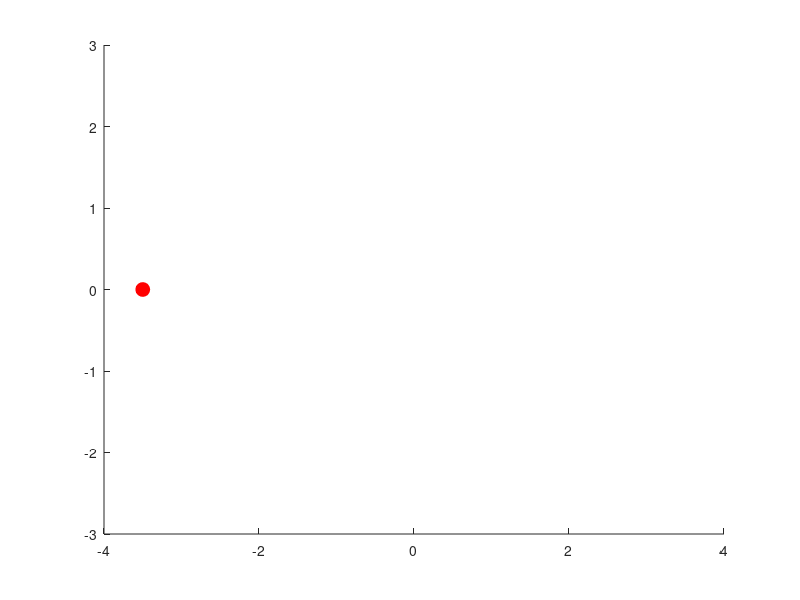

Write the MATLAB code that produced this figure. (Note: this script raises an error after producing the figure.)

function deCasteljouDragAndDrop

clc;
clear;
clf;

%global variables
dragging = [];
orPos = [];
tag_CPobj_map = containers.Map()
CP_obj = []; %collection of control point objects

CP = [-3.5 -3 -2 -1 0 1 3 3.5;
      0    2   1 -1 1 2 2.5 1];


f = figure(1);
set(f,'units','normalized')
set(gcf,'color','w');
set(f, 'Position', [0 0 100 100])

ax = axes('xlim',[-4 4],'ylim',[-3 3]);

hold on;
%
for i = 1:size(CP,2)
    
    %plot current graphic control point
    pi = plot(CP(1,i), CP(2,i), 'or','MarkerSize',10,'MarkerFaceColor','r');
    
    %add handler to graphic control point
    set(pi,'ButtonDownFcn',@dragObjectMOD);
    
    %add unique control point id as tag to graphic control point
    id = ['p' num2str(i)];
    tagm(pi, id);
    
    %instantiation of control point object using ID and pi-graphic cp
    if(i == 1)
        cpi = controlPoint(id, pi, -1, 1);
    else
        cpi = controlPoint(id, pi, CP_obj(i-1), 1);
    end
    
    %association of unique id-tag-graphic to object control point
    tag_CPobj_map(id) = cpi;
    
    %add control point object to obejct list
    CP_obj = [CP_obj cpi];
end

%plot associate curve
[X, plotCurve] = CAGDRoutine.plotCurve_equiT(1,CP,400,1,'k',3);

hold off;

%------------------ manual link handlers to plot object

% hold on
% 
% p1 = plot(-3,-1,'or');
% set(p1,'ButtonDownFcn',@dragObjectMOD);
% tagm(p1,'p1');
% cp1 = controlPoint('p1', p1,-1,1);
% tag_CPobj_map('p1') = cp1;
% 
% 
% p2 = plot(0,-2,'or');
% set(p2,'ButtonDownFcn',@dragObjectMOD);
% tagm(p2,'p2');
% cp2 = controlPoint('p2', p2, cp1, 1);
% tag_CPobj_map('p2') = cp2;
% 
% 
% p3 = plot(2,1,'or');
% set(p3,'ButtonDownFcn',@dragObjectMOD);
% tagm(p3,'p3');
% cp3 = controlPoint('p3', p3,cp2,1);
% tag_CPobj_map('p3') = cp3;
% 
% hold off;

%--------------------------------------------


%Link handler to figure
set(f,'WindowButtonUpFcn', @dropObjectMOD);
set(f,'WindowButtonMotionFcn',{@moveObjectMOD,ax});

axis equal

%grain settings
grid on
set(gca,'Xtick',-1000:1:1000) %grid grain
set(gca,'Ytick',-1000:1:1000) %grid grain

% set(gca,'Xtick',XGridLowBound:XGridStep:XGridUppBound);
% set(gca,'Ytick',YGridLowBound:YGridStep:YGridUppBound);

set(gca,'XMinorTick','on')
grid minor

% axis([-4 4 -3 3]);
axis([min(CP(1,:))-3 max(CP(1,:))+3 min(CP(2,:))-1 max(CP(2,:))+1 ]);



    function dragObjectMOD(varargin)
        dragging = varargin{1};
        orPos = get(gcf,'CurrentPoint');
    end

    function moveObjectMOD(varargin)
        
        if ~isempty(dragging)
            
            % Serves as the buttondownfcn for the axes.
            objFigure = varargin{1};  % Get the structure.
            cooNORM = get(objFigure, 'currentpoint'); % Get the position of the mouse.
            
            objAxis = varargin{3};
            cooAXIS = get(objAxis, 'currentpoint'); % Get the position of the mouse.
            
            %set new position for current control point
            currentPoint = dragging;%varargin{4};
            set(currentPoint,'XData',cooAXIS(1,1));
            set(currentPoint,'YData',cooAXIS(1,2));
            
            %-------------set new position for curreng leg-----------------
            %tramite la map prendo il riferimento all'oggetto control point
            tagcp = get(currentPoint,'Tag');
            objCP = tag_CPobj_map(tagcp);
            left_leg = objCP.left_leg;
            right_leg = objCP.right_leg;
            if(isa(left_leg,'matlab.graphics.chart.primitive.Line'))
                
                xData = get(left_leg,'XData');
                xData(2) = cooAXIS(1,1);
                set(left_leg,'XData', xData);
                
                yData = get(left_leg,'YData');
                yData(2) = cooAXIS(1,2);
                set(left_leg,'YData', yData);
                
            end
            if(isa(right_leg,'matlab.graphics.chart.primitive.Line'))
                
                xData = get(right_leg,'XData');
                xData(1) = cooAXIS(1,1);
                set(right_leg,'XData', xData);
                
                yData = get(right_leg,'YData');
                yData(1) = cooAXIS(1,2);
                set(right_leg,'YData', yData);
            end
            
            %--------------------------------------------------------------
            
            %------------- draw new curve light sketch --------------------
            %retrieve all XYCoos of control points by objects ref
            newCP = [];
            for cp = CP_obj
                cpID = cp.id;
                [x, y] = cp.getCurrentCoo();
                disp([cpID ' ' num2str(x) ' ' num2str(y)]);
                
                newCP = [newCP [x;y]];
            end
            
            %retrive new X points without plot curve but using the exist one
            [X, nothing] = CAGDRoutine.plotCurve_equiT(0, newCP, 50, 1, '--r', 0.3);
            %update coordinate for existing curve
            set(plotCurve,'XData',X(1,:));
            set(plotCurve,'YData',X(2,:));
            %set visual option
            set(plotCurve,'LineWidth', 0.3);
            set(plotCurve,'Color', [0.5 0.5 0.5]);
            set(plotCurve,'LineStyle', '--');
            
            %--------------------------------------------------------------
            
            axis([min(newCP(1,:))-3 max(newCP(1,:))+3 min(newCP(2,:))-1 max(newCP(2,:))+1 ]);
            %axis([-4 4 -3 3]);


            
        end
    end

    function dropObjectMOD(hObject,eventdata)
        if ~isempty(dragging)
            %             newPos = get(gcf,'CurrentPoint');
            %             posDiff = newPos - orPos;
            %             set(dragging,'Position',get(dragging,'Position') + [posDiff(1:2) 0 0]);
            
            %remove reference for dragging control point
            dragging = [];
            
            %------------- plot stable curve on controlPoint drop ---------
            %retrieve all XYCoos of control points by objects ref
            newCP = [];
            for cp = CP_obj
                cpID = cp.id;
                [x, y] = cp.getCurrentCoo();
                disp([cpID ' ' num2str(x) ' ' num2str(y)]);
                
                newCP = [newCP [x;y]];
            end
            
            %retrive new X points without plot curve but using the exist one
            [X, nothing] = CAGDRoutine.plotCurve_equiT(0, newCP, 400, 1, 'k', 3);
            %update coordinate for existing curve
            set(plotCurve,'XData',X(1,:));
            set(plotCurve,'YData',X(2,:));
            %set visual option
            set(plotCurve,'LineWidth', 3);
            set(plotCurve,'Color', 'k');
            set(plotCurve,'LineStyle', '-');
            
            
            %--------------------------------------------------------------
        end
    end

%-------------------------------------------------------------------------


    function dragObject(hObject,eventdata)
        dragging = hObject;
        orPos = get(gcf,'CurrentPoint');
    end

    function moveObject(hObject,eventdata)
        if ~isempty(dragging)
            newPos = get(gcf,'CurrentPoint');
            posDiff = newPos - orPos;
            orPos = newPos;
            set(dragging,'Position',get(dragging,'Position') + [posDiff(1:2) 0 0]);
        end
    end

    function dropObject(hObject,eventdata)
        if ~isempty(dragging)
            newPos = get(gcf,'CurrentPoint');
            posDiff = newPos - orPos;
            set(dragging,'Position',get(dragging,'Position') + [posDiff(1:2) 0 0]);
            dragging = [];
        end
    end


end

